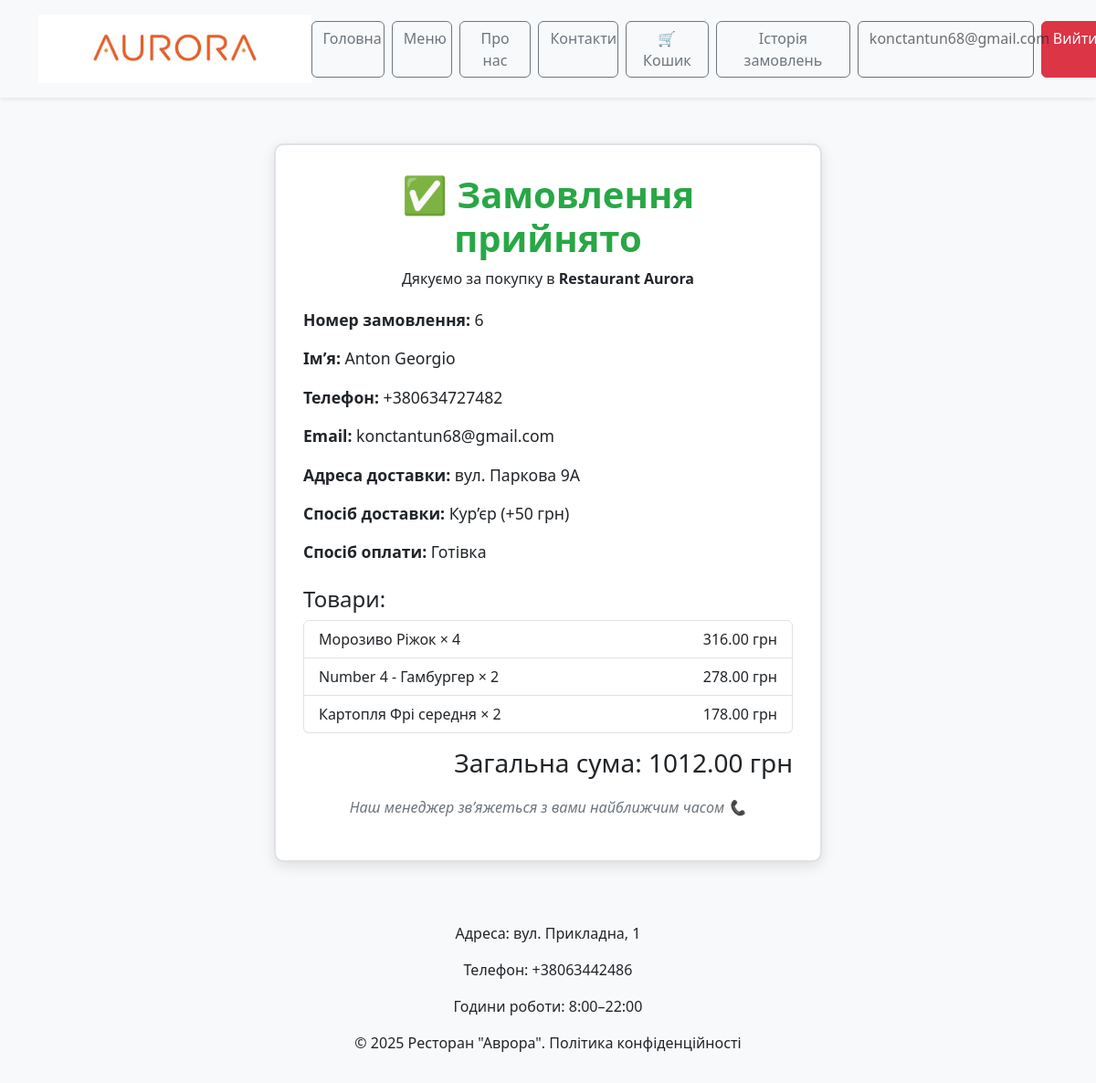
/orders/success/6/ (signed in), run on the app's committed database.
### accounts/models.py (models this page shows)
class CustomUser(AbstractUser):
    username = None
    email = models.EmailField(unique=True)
    USERNAME_FIELD = 'email'
    REQUIRED_FIELDS = []
    objects = CustomUserManager()

### orders/models.py (models this page shows, shortened)
class Order(models.Model):
    DELIVERY_CHOICES = [
        ('courier', 'Кур’єр (+50 грн)'),
        ('pickup', 'Самовивіз'),
    ]
    PAYMENT_CHOICES = [
        ('cash', 'Готівка'),
        ('card_online', 'Картка онлайн'),
        ('card_on_delivery', 'Картка при отриманні'),
    ]
    STATUS_CHOICES = [
        ('pending', 'В процесі'),
        ('completed', 'Виконано'),
        ('cancelled', 'Скасовано'),
    ]
    user = models.ForeignKey(settings.AUTH_USER_MODEL, on_delete=models.CASCADE)
    first_name = models.CharField(max_length=50)
    last_name = models.CharField(max_length=50)
    phone = models.CharField(max_length=20)
    email = models.EmailField()
    address = models.TextField()
    delivery_method = models.CharField(max_length=20, choices=DELIVERY_CHOICES)
    payment_method = models.CharField(max_length=20, choices=PAYMENT_CHOICES)
    total_price = models.DecimalField(max_digits=8, decimal_places=2)
    status = models.CharField(max_length=20, choices=STATUS_CHOICES, default='pending')
    created_at = models.DateTimeField(auto_now_add=True)

class OrderItem(models.Model):
    order = models.ForeignKey(Order, related_name='items', on_delete=models.CASCADE)
    dish = models.ForeignKey(Dish, on_delete=models.CASCADE)
    quantity = models.PositiveIntegerField()
    price = models.DecimalField(max_digits=8, decimal_places=2)
    def get_total(self):
        return self.price * self.quantity

### menu/models.py (models this page shows, shortened)
class Dish(models.Model):
    CATEGORY_CHOICES = [
        ('starter', 'Закуски'),
        ('main', 'Основні страви'),
        ('dessert', 'Десерти'),
        ('drink', 'Напої'),
    ]
    name = models.CharField(max_length=100)
    description = models.TextField()
    price = models.DecimalField(max_digits=6, decimal_places=2)
    category = models.CharField(max_length=20, choices=CATEGORY_CHOICES)
    image = models.CharField(max_length=200)
    popularity = models.PositiveIntegerField(default=0)
    created_at = models.DateTimeField(auto_now_add=True)

### orders/views.py (the view)
# urls.py: path('success/<int:order_id>/', order_success, name='order_success'),
def order_success(request, order_id):
    order = Order.objects.get(id=order_id, user=request.user)
    return render(request, 'orders/success.html', {'order': order})

### orders/templates/orders/success.html (shortened to what this page needs)
{% load static %}
<!DOCTYPE html>
<html lang="uk">
<head>
    <link href="https://cdn.jsdelivr.net/npm/bootstrap@5.3.2/dist/css/bootstrap.min.css" rel="stylesheet">
    <link rel="stylesheet" href="{% static 'orders/style.css' %}">
</head>
<body class="bg-light">
<header class="bg-light shadow-sm">
    <div class="container d-flex justify-content-between align-items-center py-3">
        <img src="{% static 'pages/restaurant.jpg' %}" class="logo" alt="Ресторан Аврора" width="auto" height="75">
        <nav class="d-flex gap-2">
            <a href="/" class="btn btn-outline-secondary">Головна</a>
            <a href="/menu" class="btn btn-outline-secondary">Меню</a>
            <a href="{% url 'about' %}" class="btn btn-outline-secondary">Про нас</a>
            <a href="/contacts" class="btn btn-outline-secondary">Контакти</a>
            {% if user.is_authenticated %}
                <a href="{% url 'cart' %}" class="btn btn-outline-secondary">🛒 Кошик</a>
                <a href="{% url 'order_history' %}" class="btn btn-outline-secondary">Історія замовлень</a>
                <span class="btn btn-outline-dark disabled">{{ user.email }}</span>
                <a href="{% url 'logout' %}" class="btn btn-danger">Вийти</a>
            {% else %}
                <a href="{% url 'register' %}" class="btn btn-outline-success">Реєстрація</a>
                <a href="{% url 'login' %}" class="btn btn-outline-primary">Увійти</a>
            {% endif %}
        </nav>
    </div>
</header>
<div class="receipt">
    <div class="receipt-header">
        <h1>✅ Замовлення прийнято</h1>
        <p>Дякуємо за покупку в <strong>Restaurant Aurora</strong></p>
    </div>
    <div class="receipt-details">
        <p><strong>Номер замовлення:</strong> {{ order.id }}</p>
        <p><strong>Ім’я:</strong> {{ order.first_name }} {{ order.last_name }}</p>
        <p><strong>Телефон:</strong> {{ order.phone }}</p>
        <p><strong>Email:</strong> {{ order.email }}</p>
        <p><strong>Адреса доставки:</strong> {{ order.address }}</p>
        <p><strong>Спосіб доставки:</strong> {{ order.get_delivery_method_display }}</p>
        <p><strong>Спосіб оплати:</strong> {{ order.get_payment_method_display }}</p>
    </div>
    <h4 class="mt-4">Товари:</h4>
    <ul class="list-group mb-3">
        {% for item in order.items.all %}
        <li class="list-group-item d-flex justify-content-between align-items-center">
            {{ item.dish.name }} × {{ item.quantity }}
            <span>{{ item.get_total }} грн</span>
        </li>
        {% endfor %}
    </ul>
    <h3 class="text-end">Загальна сума: {{ order.total_price }} грн</h3>
    <div class="receipt-footer">
        <p>Наш менеджер зв’яжеться з вами найближчим часом 📞</p>
    </div>
</div>
<footer class="bg-light text-center py-3">
    <p>Адреса: вул. Прикладна, 1</p>
    <p>Телефон: +38063442486</p>
    <p>Години роботи: 8:00–22:00</p>
    <p>© 2025 Ресторан "Аврора". Політика конфіденційності</p>
</footer>
</body>
</html>

### orders/static/orders/style.css (style rules this page uses)
nav .btn { min-width: 60px; font-weight: 500; }
nav .btn-outline-secondary { border: 1px solid #6c757d; }
.receipt { max-width: 600px; margin: 50px auto; background: #fff; border: 2px solid #dee2e6; border-radius: 10px; padding: 30px; box-shadow: 0 5px 15px rgba(0,0,0,0.1); }
.receipt-header { text-align: center; margin-bottom: 20px; }
.receipt-header h1 { color: #28a745; font-weight: bold; }
.receipt-details { font-size: 1.1rem; }
.receipt-footer { text-align: center; margin-top: 20px; font-style: italic; color: #6c757d; }

### data on the page
CustomUser: email "konctantun68@gmail.com"
Order: id "6", first_name "Anton", last_name "Georgio", phone "+380634727482", email "konctantun68@gmail.com", address "вул. Паркова 9А", delivery_method "Кур’єр (+50 грн)", payment_method "Готівка", total_price "1012.00"
OrderItem: dish.name "Морозиво Ріжок", quantity "4", get_total "316.00"
OrderItem: dish.name "Number 4 - Гамбургер", quantity "2", get_total "278.00"
OrderItem: dish.name "Картопля Фрі середня", quantity "2", get_total "178.00"
